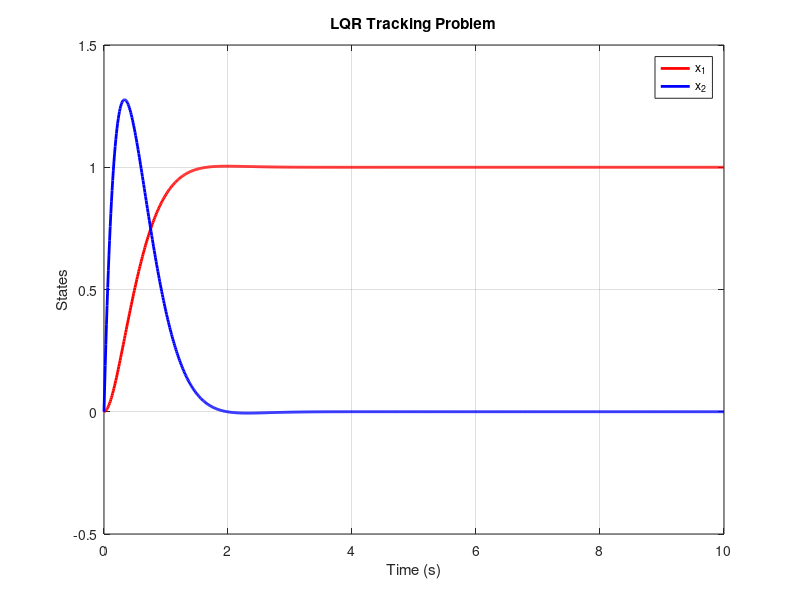

Write the MATLAB code that produced this figure.
% Define system matrices A and B for a simple system
A = [0 1; 0 0]; % Example: simple double integrator
B = [0; 1];

% Define the reference trajectory (for example, a constant reference)
x_ref = [1; 0]; % constant reference, could be time-varying

% Define weighting matrices Q and R
Q = [10 0; 0 1];  % penalize deviation from the reference (state error)
R = .1;       % penalize the control effort

% Solve the Riccati equation to find the optimal gain matrix K
[K, P, E] = lqr(A, B, Q, R);

% Display the gain matrix
disp('Optimal Gain Matrix K:');
disp(K);
% Define the closed-loop system dynamics
A_cl = A - B * K; % Closed-loop A matrix
B_cl = B;          % Closed-loop B matrix

% Define the initial state (let's start at the origin)
x0 = [0; 0];

% Time vector for simulation
t = 0:0.01:10;  % Simulate for 10 seconds

% Define the system using MATLAB's ODE solver
% The control law u = -K(x - x_ref) will drive the state towards x_ref
ode = @(t, x) (A_cl * x + B_cl * (-K * (- x_ref)));

% Simulate the system using ode45
[t, x] = ode45(ode, t, x0);

% Plot the results
figure;
plot(t, x(:, 1), 'r', 'LineWidth', 2); % State 1 vs time
hold on;
plot(t, x(:, 2), 'b', 'LineWidth', 2); % State 2 vs time
xlabel('Time (s)');
ylabel('States');
legend('x_1', 'x_2');
title('LQR Tracking Problem');
grid on;
